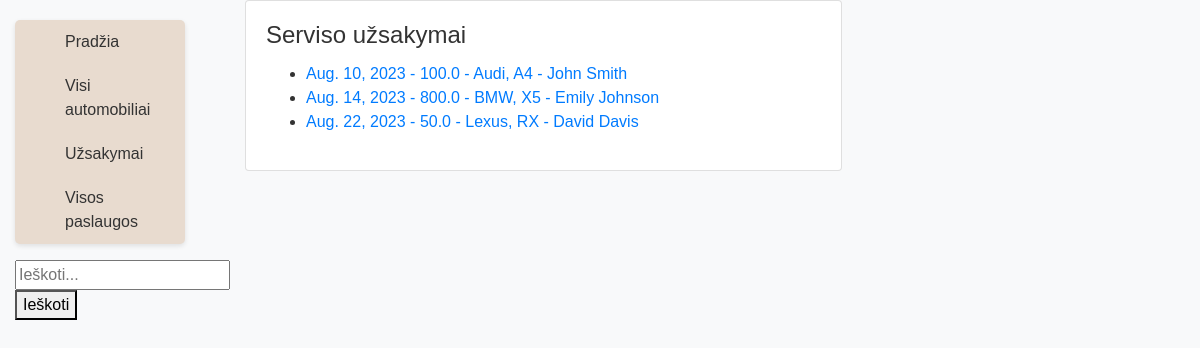
Page /autoservisas/uzsakymai/ on the earlier database version.
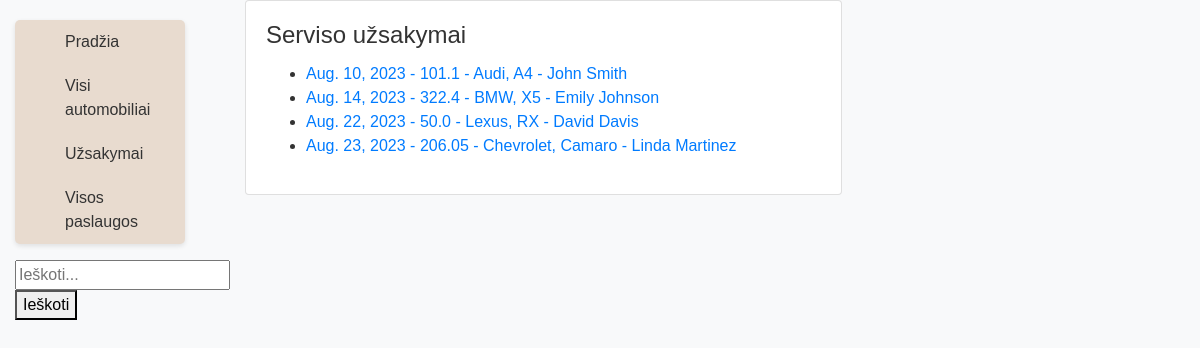
Same page on the later database version.
### autoservisas/models.py (models this page shows, shortened)
class Uzsakymas(models.Model):
    id = models.UUIDField(primary_key=True, default=uuid.uuid4, editable=False)
    data = models.DateField('Užsakymo data')
    suma = models.FloatField('Suma')
    automobilis = models.ForeignKey('Automobilis', on_delete=models.CASCADE, related_name='uzsakymai')
    UZSAKYMO_STATUSAS = (
        ('V', 'Vykdomas'),
        ('I', 'Ivykdytas'),
        ('A', 'Atšauktas'),
        ('L', 'Laukia eilėje')
    )
    status = models.CharField(
        max_length=1,
        choices=UZSAKYMO_STATUSAS,
        blank=True,
        default='L',
        help_text='Užsakymo statusas'
    )
    class Meta:
        ordering = ['data']
        verbose_name = 'Užsakymas'
        verbose_name_plural = 'Užsakymai'

class Automobilis(models.Model):
    valstybinis_nr = models.CharField('Numeris', max_length=100)
    vin = models.IntegerField('VIN', max_length=13)
    klientas = models.CharField('Klientas', max_length=100)
    modelis = models.ForeignKey('Modelis', on_delete=models.CASCADE, related_name='automobiliai')
    def __str__(self):
        return f" {self.modelis.marke}, {self.modelis.modelis} - {self.klientas}"
    class Meta:
        verbose_name = 'Automobilis'
        verbose_name_plural = 'Automobiliai'

class Modelis(models.Model):
    marke = models.CharField('Markė', max_length=100)
    modelis = models.CharField('Modelis', max_length=100)
    metai = models.IntegerField('Metai')
    variklis = models.CharField('Variklis', max_length=100)
    class Meta:
        ordering = ['marke', 'modelis']
        verbose_name = 'Modelis'
        verbose_name_plural = 'Modeliai'

### autoservisas/views.py (the view)
# urls.py: path('uzsakymai/', views.UzsakymaiListView.as_view(), name='uzsakymai-list'),
class UzsakymaiListView(generic.ListView):
    model = Uzsakymas
    context_object_name = 'uzsakymai'
    template_name = 'uzsakymai_list.html'

### autoservisas/templates/uzsakymai_list.html
{% extends 'base.html' %}
{% block content %}
  <div class="container">
    <div class="columns">
      <div class="column col-8 col-mx-auto">
        <div class="card">
          <div class="card-body">
            <h4 class="card-title">Serviso užsakymai</h4>
            <ul>
              {% for uzsakymas in uzsakymai %}
                <li>
                  <a href="{% url 'uzsakymas-detail' uzsakymas.pk %}">
                    {{ uzsakymas.data }} - {{ uzsakymas.suma }} - {{ uzsakymas.automobilis }}
                  </a>
                </li>
              {% endfor %}
            </ul>
          </div>
        </div>
      </div>
    </div>
  </div>
{% endblock %}

Differences in the rows shown:
changed Uzsakymas "Aug. 10, 2023": suma "100.0" → "101.1"
changed Uzsakymas "Aug. 14, 2023": suma "800.0" → "322.4"
added Uzsakymas: data "Aug. 23, 2023", suma "206.05", automobilis "Chevrolet, Camaro - Linda Martinez"
